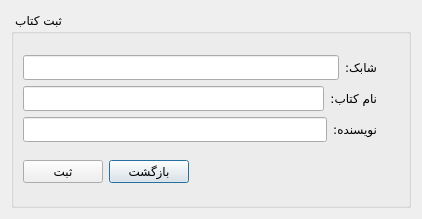
<?xml version="1.0" encoding="UTF-8"?>
<ui version="4.0">
 <class>DialoginsertBook</class>
 <widget class="QDialog" name="DialoginsertBook">
  <property name="windowModality">
   <enum>Qt::ApplicationModal</enum>
  </property>
  <property name="geometry">
   <rect>
    <x>0</x>
    <y>0</y>
    <width>422</width>
    <height>219</height>
   </rect>
  </property>
  <property name="minimumSize">
   <size>
    <width>422</width>
    <height>219</height>
   </size>
  </property>
  <property name="maximumSize">
   <size>
    <width>422</width>
    <height>219</height>
   </size>
  </property>
  <property name="font">
   <font>
    <family>IRANSansX</family>
   </font>
  </property>
  <property name="windowTitle">
   <string>ثبت</string>
  </property>
  <layout class="QGridLayout" name="gridLayout">
   <item row="0" column="0">
    <widget class="QGroupBox" name="groupBox">
     <property name="layoutDirection">
      <enum>Qt::RightToLeft</enum>
     </property>
     <property name="title">
      <string>ثبت کتاب</string>
     </property>
     <property name="alignment">
      <set>Qt::AlignRight|Qt::AlignTrailing|Qt::AlignVCenter</set>
     </property>
     <layout class="QVBoxLayout" name="verticalLayout_2">
      <item>
       <layout class="QVBoxLayout" name="verticalLayout">
        <item>
         <layout class="QHBoxLayout" name="horizontalLayout">
          <item>
           <widget class="QLabel" name="label_isbn_icon">
            <property name="minimumSize">
             <size>
              <width>16</width>
              <height>16</height>
             </size>
            </property>
            <property name="maximumSize">
             <size>
              <width>16</width>
              <height>16</height>
             </size>
            </property>
            <property name="text">
             <string/>
            </property>
            <property name="pixmap">
             <pixmap resource="icons.qrc">:/icons/isbn_2.png</pixmap>
            </property>
            <property name="scaledContents">
             <bool>true</bool>
            </property>
           </widget>
          </item>
          <item>
           <widget class="QLabel" name="label_isbncode">
            <property name="text">
             <string>شابک:</string>
            </property>
           </widget>
          </item>
          <item>
           <widget class="QLineEdit" name="lineEdit_isbncode"/>
          </item>
         </layout>
        </item>
        <item>
         <layout class="QHBoxLayout" name="horizontalLayout_2">
          <item>
           <widget class="QLabel" name="label_book_icon">
            <property name="minimumSize">
             <size>
              <width>16</width>
              <height>16</height>
             </size>
            </property>
            <property name="maximumSize">
             <size>
              <width>16</width>
              <height>16</height>
             </size>
            </property>
            <property name="text">
             <string/>
            </property>
            <property name="pixmap">
             <pixmap resource="icons.qrc">:/icons/book_2.png</pixmap>
            </property>
            <property name="scaledContents">
             <bool>true</bool>
            </property>
           </widget>
          </item>
          <item>
           <widget class="QLabel" name="label_booktitle">
            <property name="text">
             <string>نام کتاب:</string>
            </property>
           </widget>
          </item>
          <item>
           <widget class="QLineEdit" name="lineEdit_booktitle"/>
          </item>
         </layout>
        </item>
        <item>
         <layout class="QHBoxLayout" name="horizontalLayout_6">
          <item>
           <widget class="QLabel" name="label_writer_icon">
            <property name="minimumSize">
             <size>
              <width>16</width>
              <height>16</height>
             </size>
            </property>
            <property name="maximumSize">
             <size>
              <width>16</width>
              <height>16</height>
             </size>
            </property>
            <property name="text">
             <string/>
            </property>
            <property name="pixmap">
             <pixmap resource="icons.qrc">:/icons/pencil-icon.png</pixmap>
            </property>
            <property name="scaledContents">
             <bool>true</bool>
            </property>
           </widget>
          </item>
          <item>
           <widget class="QLabel" name="label_writername_text">
            <property name="text">
             <string>نویسنده:</string>
            </property>
           </widget>
          </item>
          <item>
           <widget class="QLineEdit" name="lineEdit_writername"/>
          </item>
         </layout>
        </item>
       </layout>
      </item>
      <item>
       <layout class="QHBoxLayout" name="horizontalLayout_3">
        <item>
         <spacer name="horizontalSpacer">
          <property name="orientation">
           <enum>Qt::Horizontal</enum>
          </property>
          <property name="sizeHint" stdset="0">
           <size>
            <width>40</width>
            <height>20</height>
           </size>
          </property>
         </spacer>
        </item>
        <item>
         <widget class="QPushButton" name="pushButton_exit">
          <property name="text">
           <string>بازگشت</string>
          </property>
         </widget>
        </item>
        <item>
         <widget class="QPushButton" name="pushButton_accept">
          <property name="text">
           <string>ثبت</string>
          </property>
         </widget>
        </item>
       </layout>
      </item>
     </layout>
    </widget>
   </item>
  </layout>
 </widget>
 <resources>
  <include location="icons.qrc"/>
 </resources>
 <connections/>
</ui>
